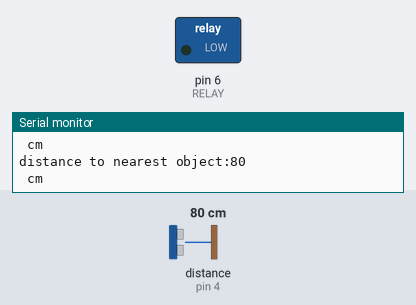
Simulated run of this sketch. Board: Arduino Uno, built with avr-gcc and run on an emulated ATmega328P. Parts: switched loads named in the sketch (green lamp = pin HIGH), the last lines printed to the serial monitor. Wiring (inferred from the names in the program): ultrasonic range finder: trigger pin 5; echo pin 4. The test bench sets the inputs (shaded band); at power-on: distance to the obstacle (sensor on pin 4) 80 cm. The echo pulse lasts 58.3 µs per cm; pins used as bus, display or sensor lines are not drawn.

Above: at 1.2 s.
1.3 s: distance to the obstacle (sensor on pin 4) set to 21 cm
2.8 s: distance to the obstacle (sensor on pin 4) set to 16 cm
At 4.1 s:
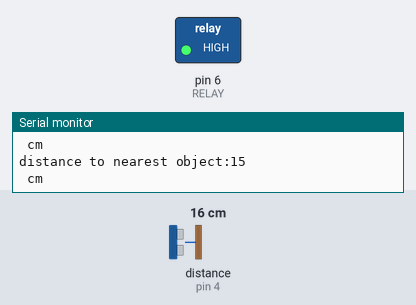
4.4 s: distance to the obstacle (sensor on pin 4) set to 35 cm
At 5.3 s:
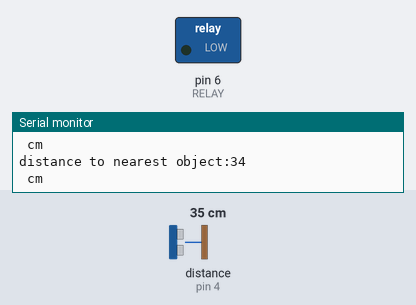
6.0 s: distance to the obstacle (sensor on pin 4) set to 2 cm
At 7.0 s:
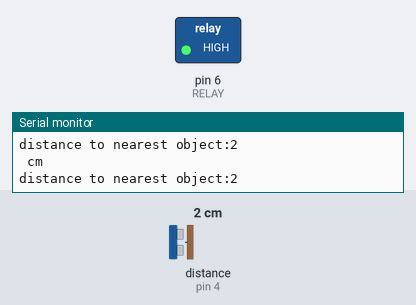
Timing chart, 0 to 8.6 s (numbered marks = the images above; inputs shaded):
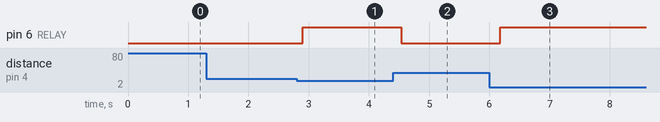

Measured:
- the behaviour switches between 19 and 18 cm on distance to the obstacle (sensor on pin 4) (found by bisection; images 0 and 1)
- after the input at 2.8 s, pin 6 (RELAY): LOW → HIGH after 0.10 s
- after the input at 4.4 s, pin 6 (RELAY): HIGH → LOW after 0.14 s
- after the input at 6.0 s, pin 6 (RELAY): LOW → HIGH after 0.18 s

The sketch:

RIZAL.ino
```cpp
const unsigned int TRIG_PIN = 5;
const unsigned int RELAY = 6;
const unsigned int ECHO_PIN = 4;
const unsigned int BAUD_RATE = 9600;

void setup() {
  pinMode(TRIG_PIN, OUTPUT);
  pinMode(RELAY, OUTPUT);
  pinMode(ECHO_PIN, INPUT);
  Serial.begin(BAUD_RATE);
}

void loop() {
  digitalWrite(TRIG_PIN, LOW);
  delayMicroseconds(2);
  digitalWrite(TRIG_PIN, HIGH);
  delayMicroseconds(10);
  digitalWrite(TRIG_PIN, LOW);


  const unsigned long duration = pulseIn(ECHO_PIN, HIGH);
  int distance = duration / 29 / 2;
  if (duration == 0) {
    Serial.println("Warning: no pulse from sensor");
  }
  else {
    Serial.print("distance to nearest object:");
    Serial.println(distance);
    Serial.println(" cm");
  }
  delay(100);

  if (distance < 18) {
    digitalWrite(RELAY, HIGH);
  }
    if (distance > 18) {
    digitalWrite(RELAY, LOW);
  }

}
```
